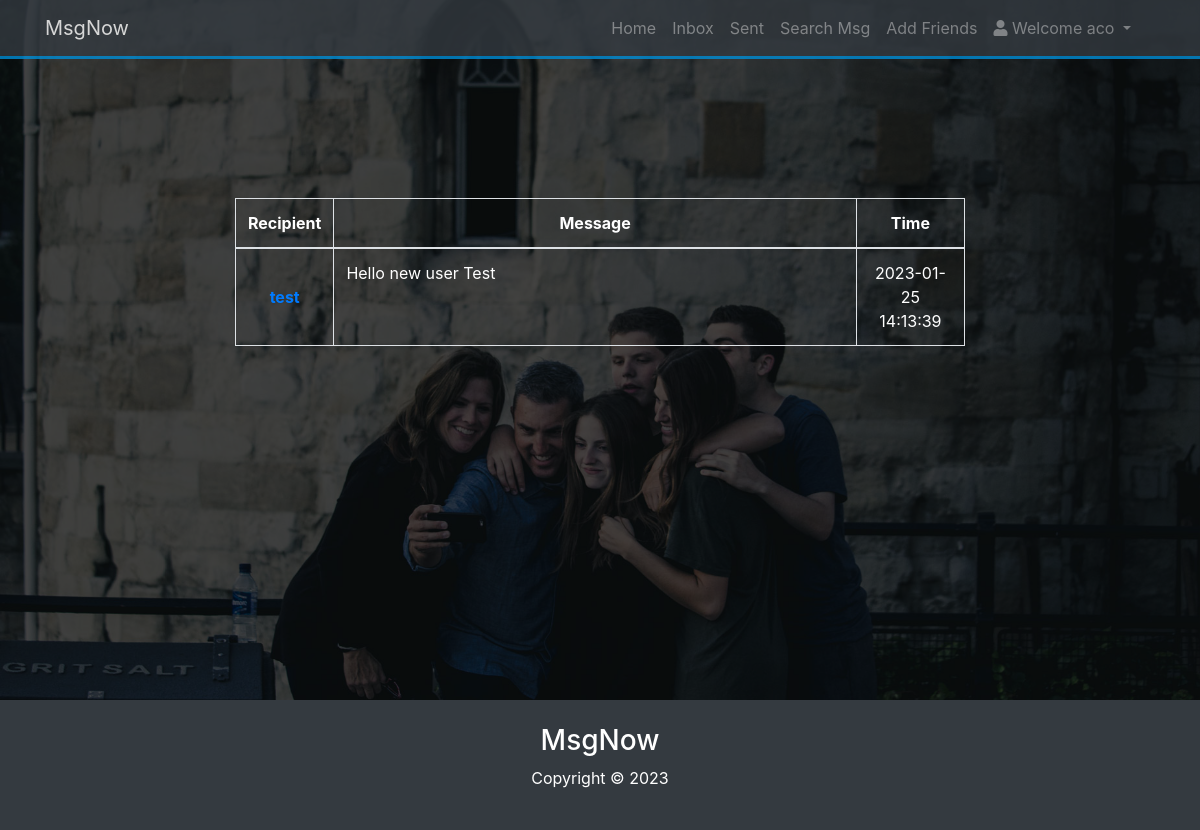
The page /message_from_sent.php?id=24 (signed in) on the database its author committed.
### tables this page shows
CREATE TABLE IF NOT EXISTS `msg` (
  `id` int(11) NOT NULL AUTO_INCREMENT,
  `sender` varchar(100) NOT NULL,
  `recipient` varchar(100) NOT NULL,
  `msg_text` varchar(100) NOT NULL,
  `time` timestamp NOT NULL DEFAULT CURRENT_TIMESTAMP,
  `sent_msg` tinyint(4) NOT NULL DEFAULT '0',
  `read_msg` tinyint(4) NOT NULL DEFAULT '0',
  PRIMARY KEY (`id`),
  KEY `sender` (`sender`),
  KEY `recipient` (`recipient`)
);

### includes/database.php (called while the page is built, shortened)
<?php
class Database {
    public function __construct($host = DB_HOST,$user = DB_USER,$password = DB_PASS,$base = DB_NAME)
    {
        try{
        $this->conn = new PDO("mysql:host=$host;dbname=$base",$user,$password);
        } catch (PDOException $ex){
            echo "Connection failed: " . $ex->getMessage();
        }
    }
}
$database = new Database();
?>

### includes/user.php (called while the page is built, shortened)
<?php
class User {
    public $database;
    public function __construct($data_base)
    {
        $this->database = $data_base;
    }
    public function messages_for_current_user_with_pagination($query,$query_variable){
        $stmt = $this->database->conn->prepare($query);
        $stmt->execute(array($query_variable));
        $row = $stmt->fetchAll();
        $total_entries = count($row);
        $perPage = 2;
        if (isset($_GET['page'])) {
            $page = preg_replace('/[^0-9]/', '', $_GET['page']);
        } else {
            $page = 1;
        }
        if($total_entries!==0) {
            $lastPage = ceil($total_entries / $perPage);
            $middleNumbers = '';
            $sub1 = $page - 1;
            $add1 = $page + 1;
            if ($page == 1) {
                $middleNumbers .= '<li class="page-item active"><a class="page-link">' . $page . '</a></li>';
                $middleNumbers .= '<li class="page-item"><a class="page-link" href="' . $_SERVER['PHP_SELF'] . '?page=' . $add1 . '">' . $add1 . '</a></li>';
            } elseif ($page == $lastPage) {
                $middleNumbers .= '<li class="page-item"><a class="page-link" href="' . $_SERVER['PHP_SELF'] . '?page=' . $sub1 . '">' . $sub1 . '</a></li>';
                $middleNumbers .= '<li class="page-item active"><a class="page-link">' . $page . '</a></li>';
            }
            $limit = 'LIMIT ' . ($page - 1) * $perPage . ',' . $perPage;
            try{
                $stmt2 = $this->database->conn->prepare($query .' '. $limit);
                $stmt2->execute(array($query_variable));
                $row = $stmt2->fetchAll();
                return $row;
            }catch (PDOException $e) {
                echo "Error: " . $e->getMessage();
            }
        }
    }
}
?>

### message_from_sent.php (the view)
<?php include ("includes/home_header.php");?>
<?php
$user = new User($database);
$message_id = $_GET['id'];
$result_array = $user->messages_for_current_user_with_pagination('SELECT id,recipient,msg_text,time,read_msg FROM msg WHERE id = ? ORDER BY time DESC',$message_id);
?>
<table class='table table-bordered mt-5'>
    <thead>
    <tr>
        <th class='text-center align-middle' style="width: 10%">Recipient</th>
        <th class='text-center align-middle' style="width: 75%">Message</th>
        <th class='text-center align-middle' style="width: 15%">Time</th>
    </tr>
    </thead>
    <?php
    foreach ($result_array as $msg){
        ?>
        <tbody>
        <tr>
            <td class='text-center align-middle'><strong><a href='thread_from_sent.php?friend=<?php echo $msg->recipient; ?>'><?php echo $msg->recipient; ?></a></strong></td>
            <td><?php echo $msg->msg_text; ?></td>
            <td class='text-center align-middle'><?php echo $msg->time; ?></td>
        </tr>
        </tbody>
        <?php
    }
    ?>
</table>
<?php include("includes/home_footer.php"); ?>

### css/style.css (style rules this page uses)
body { background: #333; color: #fff; }

### rows shown on the page
msg: recipient "test", msg_text "Hello new user Test", time "2023-01-25 14:13:39"

### other values the page prints
$_SESSION['username'] "aco"
